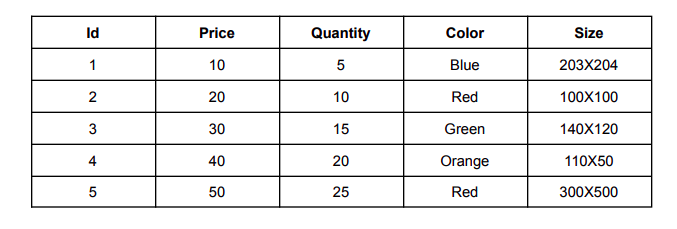
#> input picture img/table_img.png, 677 x 229 px
$ python remove_noise.py   (older library calls are emulated)
#> lines starting #> are read from the running program, lines starting #| are printed output that depends on the picture; after the words box and inside, x2 and y2 are one past the last pixel; in counts of white or black regions, pixels touching at a corner belong together
#> further down, img is the input picture: shape (229, 677, 3); mean B, G, R 237.8, 237.6, 237.8
import cv2

class RemoveNoise:
    """
    Remove noise from document image which help in improving the OCR accuracy.
    """
    def __init__(self):
        pass

    def removeNoise(self, image):
        """
        Remove lines and grids

        Args:
            image: OpenCV Binary Image

        Returns:
            OpenCV image without lines and grids
        """
        if image is not None and len(image.shape) == 3:
            thresh = cv2.cvtColor(image, cv2.COLOR_BGR2GRAY)
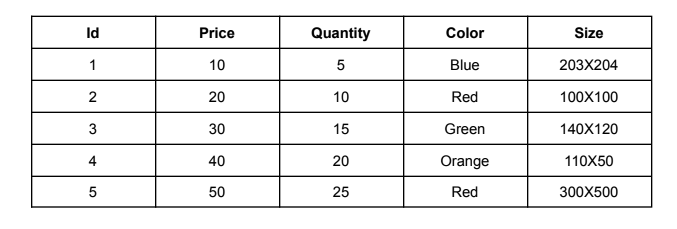
#> thresh: shape (229, 677); min 0, max 255, mean 237.7
        else:
            thresh = image

        # You need to choose 4 or 8 for connectivity type
        connectivity = 4
        # Perform the operation
        thresh = 255 - thresh
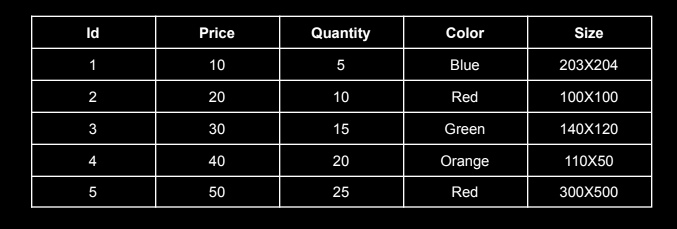
#> thresh: shape (229, 677); min 0, max 255, mean 17.3
        output = cv2.connectedComponentsWithStats(thresh, connectivity, cv2.CV_32S)
        # thresh = np.zeros((thresh.shape))
        labelMat = output[1]
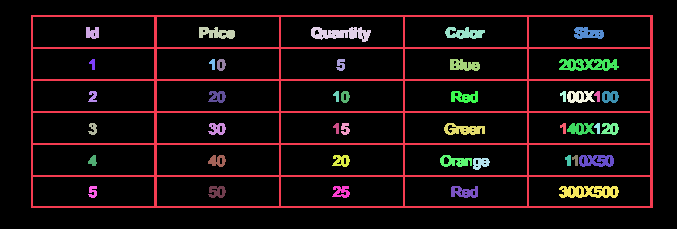
#> labelMat: shape (229, 677) int32; 44 distinct labels, from 0 to 43; one colour per label, 0 black
        stats = output[2]
#> stats = 44 rows, first 6: [0, 0, 677, 229, 136992], [31, 15, 622, 193, 11214], [86, 27, 13, 12, 127], [199, 27, 36, 12, 287], [311, 27, 60, 15, 522], [445, 27, 40, 12, 305]
        labels = output[0]
#> labels = 44
        for label in range(labels):
            w = stats[label][2]
            h = stats[label][3]
            dimRatio = w / h
            # print(dimRatio)
            pixCt = stats[label][4]
            pixDensity = pixCt / (w * h)
            # remove the table/grid shaped components
            if pixDensity < 0.1 or pixCt < 4:
                # displayImage(thresh)
                # print('Delete', dimRatio, pixDensity)
                thresh[labelMat == label] = 0

            # remove lines and small components
            if ((dimRatio < 0.05 or dimRatio > 20) and (w > thresh.shape[1]/2 or h > thresh.shape[0]/2)):
                # displayImage(thresh)
                # print('Delete', dimRatio, pixDensity)
                thresh[labelMat == label] = 0
#> this loop made 44 passes
#> (w, h, dimRatio, pixCt, pixDensity) on passes 1 to 12: (677, 229, 2.96, 136992, 0.884), (622, 193, 3.22, 11214, 0.0934), (13, 12, 1.08, 127, 0.814), (36, 12, 3, 287, 0.664), (60, 15, 4, 522, 0.58), (40, 12, 3.33, 305, 0.635), (30, 12, 2.5, 262, 0.728), (6, 11, 0.545, 42, 0.636), (6, 11, 0.545, 42, 0.636), (9, 12, 0.75, 77, 0.713), (9, 12, 0.75, 76, 0.704), (30, 12, 2.5, 256, 0.711)
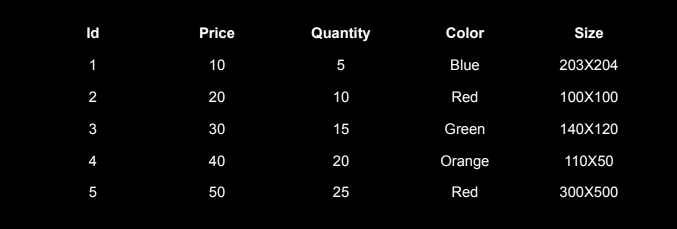
#> thresh: shape (229, 677); 7.23% of pixels changed, all inside (x1, y1, x2, y2) = (31, 15, 653, 208)

        thresh = 255 - thresh
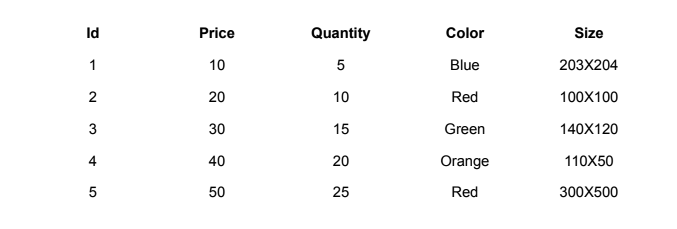
#> thresh: shape (229, 677); min 0, max 255, mean 249.7
        # display(thresh)
        return thresh

if __name__ == "__main__":
    filePath = '../img/table_img.png'
    remove_noise = RemoveNoise()
    img = cv2.imread(filePath)
    res_img = remove_noise.removeNoise(img)
    cv2.imshow("Image Without Table", res_img)
    cv2.waitKey(0)

$ run again, with img/Adaptive_BW.png copied over img/table_img.png
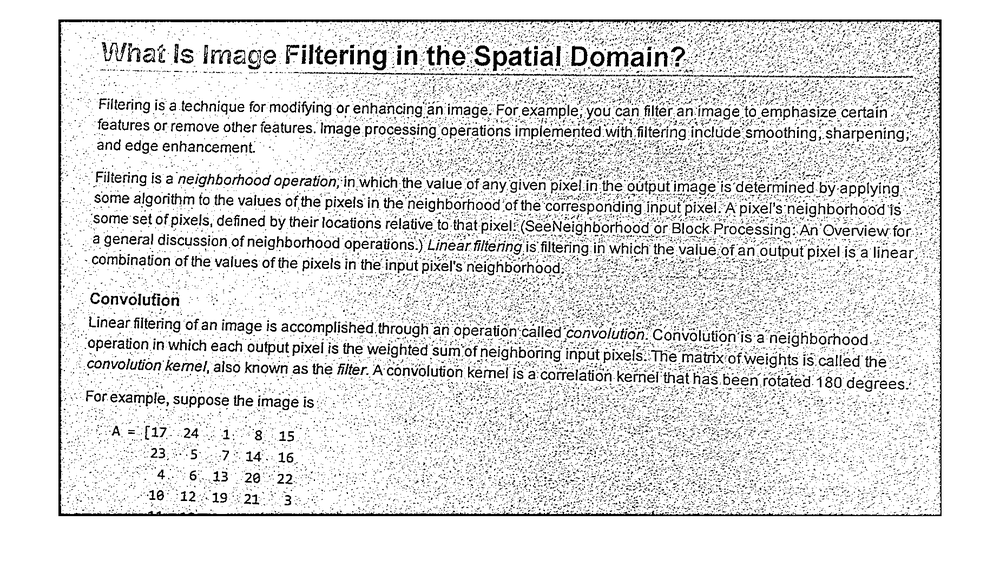
#> input picture img/Adaptive_BW.png, 1000 x 567 px, shrunk from 1848 x 1048 before the run
#> img is the input picture: shape (567, 1000, 3); min 0, max 255, mean 224.1
#> in removeNoise, `thresh = 255 - thresh`:
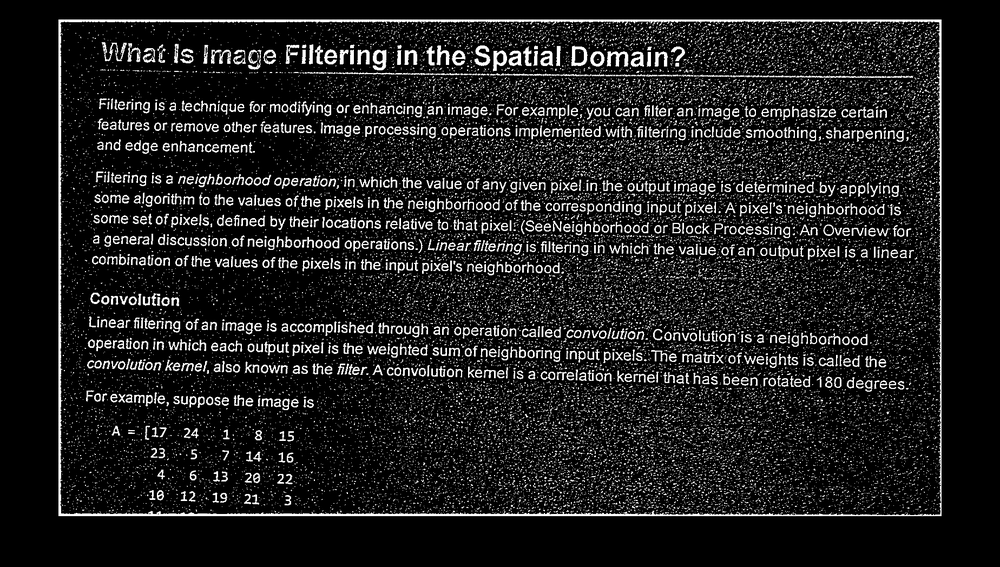
#> thresh: shape (567, 1000); min 0, max 255, mean 30.9
#> in removeNoise, `labelMat = output[1]`:
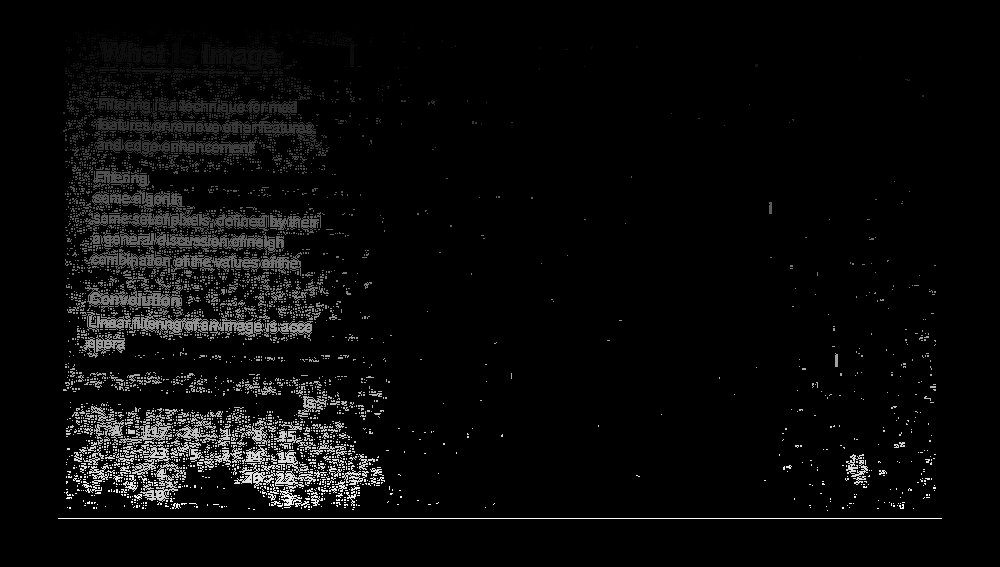
#> labelMat: shape (567, 1000) int32; min 0, max 3899, mean 147.7; drawn with min black and max white
#> labels = 3900
#> the loop in removeNoise, `for label in range(labels):` made 3900 passes
#> (w, h, dimRatio, pixCt, pixDensity) on passes 1 to 3: (1000, 567, 1.76, 306759, 0.541), (884, 1, 884, 884, 1), (1, 498, 0.00201, 498, 1)

$ run again, with img/Bradley_BW.png copied over img/table_img.png
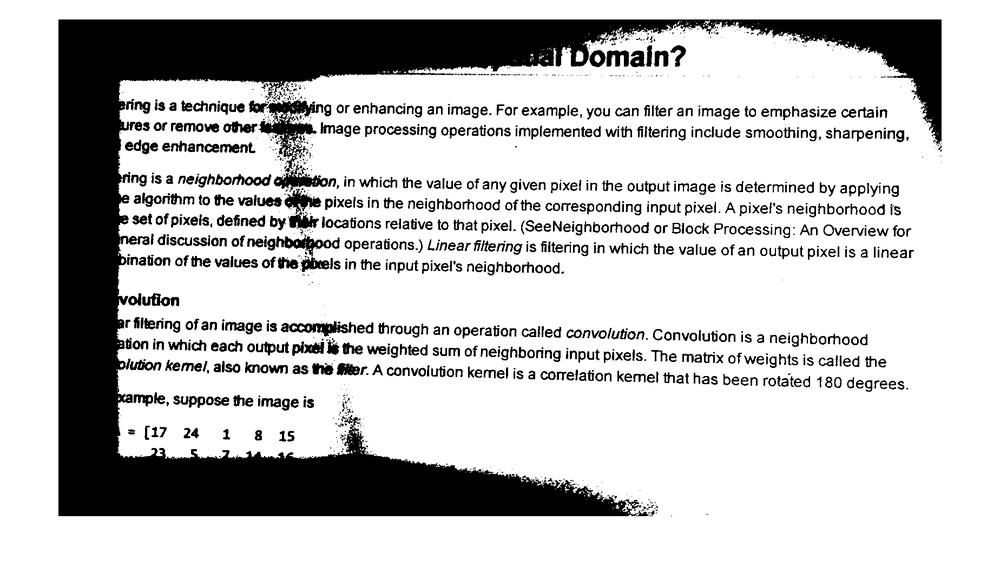
#> input picture img/Bradley_BW.png, 1000 x 567 px, shrunk from 1848 x 1048 before the run
#> img is the input picture: shape (567, 1000, 3); min 0, max 255, mean 196.9
#> in removeNoise, `thresh = 255 - thresh`:
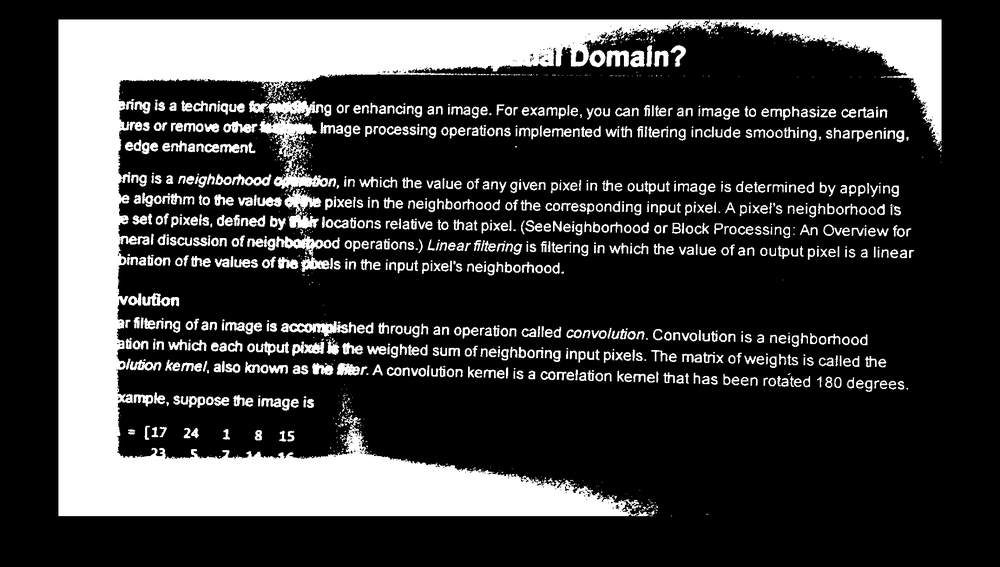
#> thresh: shape (567, 1000); min 0, max 255, mean 58.1
#> in removeNoise, `labelMat = output[1]`:
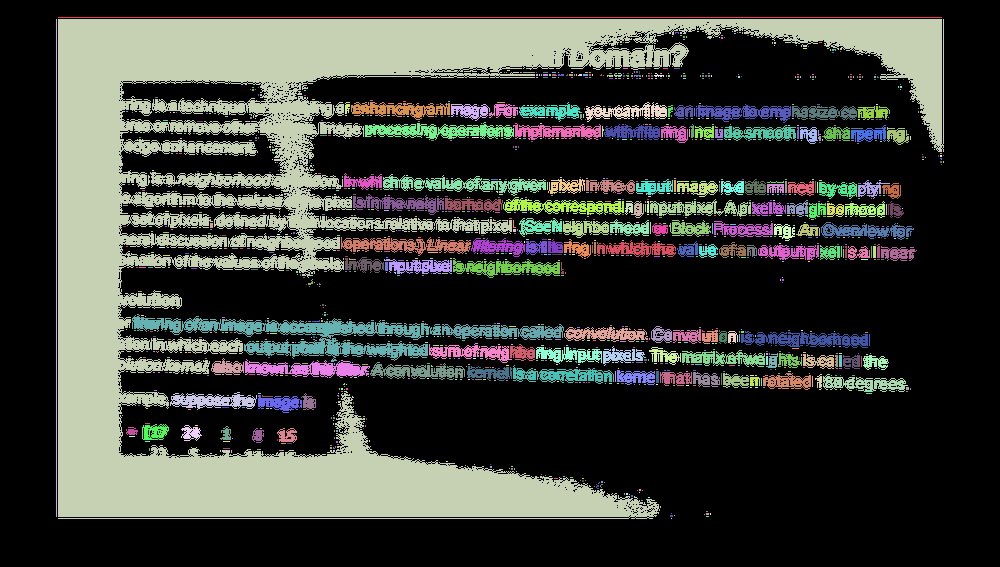
#> labelMat: shape (567, 1000) int32; 1309 distinct labels, from 0 to 1308; one colour per label, 0 black
#> stats = 1309 rows, first 6: [0, 0, 1000, 567, 384834], [58, 17, 884, 1, 884], [56, 19, 1, 498, 498], [58, 19, 886, 500, 125794], [697, 31, 2, 1, 2], [732, 31, 1, 1, 1]
#> labels = 1309
#> the loop in removeNoise, `for label in range(labels):` made 1309 passes
#> (w, h, dimRatio, pixCt, pixDensity) on passes 1 to 3: (1000, 567, 1.76, 384834, 0.679), (884, 1, 884, 884, 1), (1, 498, 0.00201, 498, 1)
